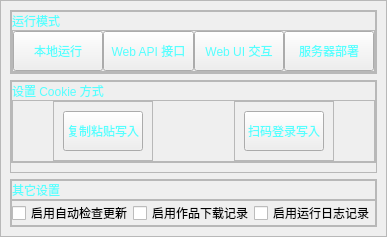
                     <widget class="QWidget" name="page_run">
                      <layout class="QHBoxLayout" name="horizontalLayout_8">
                       <property name="spacing">
                        <number>0</number>
                       </property>
                       <property name="leftMargin">
                        <number>0</number>
                       </property>
                       <property name="topMargin">
                        <number>0</number>
                       </property>
                       <property name="rightMargin">
                        <number>0</number>
                       </property>
                       <property name="bottomMargin">
                        <number>0</number>
                       </property>
                       <item>
                        <widget class="QFrame" name="frame_run_content">
                         <property name="frameShape">
                          <enum>QFrame::StyledPanel</enum>
                         </property>
                         <property name="frameShadow">
                          <enum>QFrame::Raised</enum>
                         </property>
                         <layout class="QVBoxLayout" name="verticalLayout">
                          <item>
                           <widget class="QFrame" name="frame_4">
                            <property name="frameShape">
                             <enum>QFrame::StyledPanel</enum>
                            </property>
                            <property name="frameShadow">
                             <enum>QFrame::Raised</enum>
                            </property>
                            <layout class="QVBoxLayout" name="verticalLayout_14">
                             <property name="spacing">
                              <number>0</number>
                             </property>
                             <property name="leftMargin">
                              <number>0</number>
                             </property>
                             <property name="topMargin">
                              <number>0</number>
                             </property>
                             <property name="rightMargin">
                              <number>0</number>
                             </property>
                             <property name="bottomMargin">
                              <number>0</number>
                             </property>
                             <item>
                              <widget class="QFrame" name="frame_9">
                               <property name="styleSheet">
                                <string notr="true">font: 700 18pt &quot;Microsoft YaHei UI&quot;;
color: rgb(85, 255, 255);</string>
                               </property>
                               <property name="frameShape">
                                <enum>QFrame::StyledPanel</enum>
                               </property>
                               <property name="frameShadow">
                                <enum>QFrame::Raised</enum>
                               </property>
                               <layout class="QGridLayout" name="gridLayout_2">
                                <property name="leftMargin">
                                 <number>0</number>
                                </property>
                                <property name="topMargin">
                                 <number>0</number>
                                </property>
                                <property name="rightMargin">
                                 <number>0</number>
                                </property>
                                <property name="bottomMargin">
                                 <number>0</number>
                                </property>
                                <property name="spacing">
                                 <number>0</number>
                                </property>
                                <item row="0" column="0">
                                 <widget class="QLabel" name="label_2">
                                  <property name="text">
                                   <string>运行模式</string>
                                  </property>
                                 </widget>
                                </item>
                                <item row="1" column="0">
                                 <widget class="QFrame" name="frame_10">
                                  <property name="styleSheet">
                                   <string notr="true">font: 700 14pt &quot;Microsoft YaHei UI&quot;;</string>
                                  </property>
                                  <property name="frameShape">
                                   <enum>QFrame::StyledPanel</enum>
                                  </property>
                                  <property name="frameShadow">
                                   <enum>QFrame::Raised</enum>
                                  </property>
                                  <layout class="QHBoxLayout" name="horizontalLayout_12">
                                   <property name="spacing">
                                    <number>0</number>
                                   </property>
                                   <property name="leftMargin">
                                    <number>0</number>
                                   </property>
                                   <property name="topMargin">
                                    <number>0</number>
                                   </property>
                                   <property name="rightMargin">
                                    <number>0</number>
                                   </property>
                                   <property name="bottomMargin">
                                    <number>0</number>
                                   </property>
                                   <item>
                                    <widget class="QPushButton" name="btn_run_local">
                                     <property name="minimumSize">
                                      <size>
                                       <width>0</width>
                                       <height>40</height>
                                      </size>
                                     </property>
                                     <property name="maximumSize">
                                      <size>
                                       <width>110</width>
                                       <height>16777215</height>
                                      </size>
                                     </property>
                                     <property name="cursor">
                                      <cursorShape>PointingHandCursor</cursorShape>
                                     </property>
                                     <property name="text">
                                      <string>本地运行</string>
                                     </property>
                                     <property name="icon">
                                      <iconset resource="resources.qrc">
                                       <normaloff>:/icons/images/icons/cil-location-pin.png</normaloff>:/icons/images/icons/cil-location-pin.png</iconset>
                                     </property>
                                    </widget>
                                   </item>
                                   <item>
                                    <widget class="QPushButton" name="btn_run_api">
                                     <property name="minimumSize">
                                      <size>
                                       <width>0</width>
                                       <height>40</height>
                                      </size>
                                     </property>
                                     <property name="maximumSize">
                                      <size>
                                       <width>160</width>
                                       <height>16777215</height>
                                      </size>
                                     </property>
                                     <property name="cursor">
                                      <cursorShape>PointingHandCursor</cursorShape>
                                     </property>
                                     <property name="text">
                                      <string>Web API 接口</string>
                                     </property>
                                     <property name="icon">
                                      <iconset resource="resources.qrc">
                                       <normaloff>:/icons/images/icons/cil-cloudy.png</normaloff>:/icons/images/icons/cil-cloudy.png</iconset>
                                     </property>
                                    </widget>
                                   </item>
                                   <item>
                                    <widget class="QPushButton" name="btn_run_web_ui">
                                     <property name="minimumSize">
                                      <size>
                                       <width>0</width>
                                       <height>40</height>
                                      </size>
                                     </property>
                                     <property name="maximumSize">
                                      <size>
                                       <width>150</width>
                                       <height>16777215</height>
                                      </size>
                                     </property>
                                     <property name="cursor">
                                      <cursorShape>PointingHandCursor</cursorShape>
                                     </property>
                                     <property name="text">
                                      <string>Web UI 交互</string>
                                     </property>
                                     <property name="icon">
                                      <iconset resource="resources.qrc">
                                       <normaloff>:/icons/images/icons/cil-cloud-upload.png</normaloff>:/icons/images/icons/cil-cloud-upload.png</iconset>
                                     </property>
                                    </widget>
                                   </item>
                                   <item>
                                    <widget class="QPushButton" name="btn_run_server_deploy">
                                     <property name="minimumSize">
                                      <size>
                                       <width>0</width>
                                       <height>40</height>
                                      </size>
                                     </property>
                                     <property name="maximumSize">
                                      <size>
                                       <width>125</width>
                                       <height>16777215</height>
                                      </size>
                                     </property>
                                     <property name="cursor">
                                      <cursorShape>PointingHandCursor</cursorShape>
                                     </property>
                                     <property name="text">
                                      <string>服务器部署</string>
                                     </property>
                                     <property name="icon">
                                      <iconset resource="resources.qrc">
                                       <normaloff>:/icons/images/icons/cil-terminal.png</normaloff>:/icons/images/icons/cil-terminal.png</iconset>
                                     </property>
                                    </widget>
                                   </item>
                                  </layout>
                                 </widget>
                                </item>
                               </layout>
                              </widget>
                             </item>
                            </layout>
                           </widget>
                          </item>
                          <item>
                           <widget class="QFrame" name="frame_6">
                            <property name="frameShape">
                             <enum>QFrame::StyledPanel</enum>
                            </property>
                            <property name="frameShadow">
                             <enum>QFrame::Raised</enum>
                            </property>
                            <layout class="QVBoxLayout" name="verticalLayout_13">
                             <property name="spacing">
                              <number>0</number>
                             </property>
                             <property name="leftMargin">
                              <number>0</number>
                             </property>
                             <property name="topMargin">
                              <number>0</number>
                             </property>
                             <property name="rightMargin">
                              <number>0</number>
                             </property>
                             <item>
                              <widget class="QFrame" name="frame_13">
                               <property name="styleSheet">
                                <string notr="true">font: 700 18pt &quot;Microsoft YaHei UI&quot;;
color: rgb(85, 255, 255);</string>
                               </property>
                               <property name="frameShape">
                                <enum>QFrame::StyledPanel</enum>
                               </property>
                               <property name="frameShadow">
                                <enum>QFrame::Raised</enum>
                               </property>
                               <layout class="QGridLayout" name="gridLayout_3">
                                <property name="leftMargin">
                                 <number>0</number>
                                </property>
                                <property name="topMargin">
                                 <number>0</number>
                                </property>
                                <property name="rightMargin">
                                 <number>0</number>
                                </property>
                                <property name="bottomMargin">
                                 <number>0</number>
                                </property>
                                <property name="spacing">
                                 <number>0</number>
                                </property>
                                <item row="0" column="0">
                                 <widget class="QLabel" name="label_3">
                                  <property name="text">
                                   <string>设置 Cookie 方式</string>
                                  </property>
                                 </widget>
                                </item>
                                <item row="1" column="0">
                                 <widget class="QFrame" name="frame_12">
                                  <property name="frameShape">
                                   <enum>QFrame::StyledPanel</enum>
                                  </property>
                                  <property name="frameShadow">
                                   <enum>QFrame::Raised</enum>
                                  </property>
                                  <layout class="QHBoxLayout" name="horizontalLayout_13">
                                   <property name="spacing">
                                    <number>0</number>
                                   </property>
                                   <property name="leftMargin">
                                    <number>0</number>
                                   </property>
                                   <property name="topMargin">
                                    <number>0</number>
                                   </property>
                                   <property name="rightMargin">
                                    <number>0</number>
                                   </property>
                                   <property name="bottomMargin">
                                    <number>0</number>
                                   </property>
                                   <item alignment="Qt::AlignHCenter">
                                    <widget class="QFrame" name="frame_14">
                                     <property name="frameShape">
                                      <enum>QFrame::StyledPanel</enum>
                                     </property>
                                     <property name="frameShadow">
                                      <enum>QFrame::Raised</enum>
                                     </property>
                                     <layout class="QGridLayout" name="gridLayout_4">
                                      <item row="0" column="0">
                                       <widget class="QPushButton" name="btn_paste_set_cookie">
                                        <property name="minimumSize">
                                         <size>
                                          <width>0</width>
                                          <height>40</height>
                                         </size>
                                        </property>
                                        <property name="cursor">
                                         <cursorShape>PointingHandCursor</cursorShape>
                                        </property>
                                        <property name="text">
                                         <string>复制粘贴写入</string>
                                        </property>
                                        <property name="icon">
                                         <iconset resource="resources.qrc">
                                          <normaloff>:/icons/images/icons/cil-pencil.png</normaloff>:/icons/images/icons/cil-pencil.png</iconset>
                                        </property>
                                       </widget>
                                      </item>
                                     </layout>
                                    </widget>
                                   </item>
                                   <item alignment="Qt::AlignHCenter">
                                    <widget class="QFrame" name="frame_15">
                                     <property name="frameShape">
                                      <enum>QFrame::StyledPanel</enum>
                                     </property>
                                     <property name="frameShadow">
                                      <enum>QFrame::Raised</enum>
                                     </property>
                                     <layout class="QGridLayout" name="gridLayout_5">
                                      <item row="0" column="0">
                                       <widget class="QPushButton" name="btn_scan_set_cookie">
                                        <property name="minimumSize">
                                         <size>
                                          <width>0</width>
                                          <height>40</height>
                                         </size>
                                        </property>
                                        <property name="cursor">
                                         <cursorShape>PointingHandCursor</cursorShape>
                                        </property>
                                        <property name="text">
                                         <string>扫码登录写入</string>
                                        </property>
                                        <property name="icon">
                                         <iconset resource="resources.qrc">
                                          <normaloff>:/icons/images/icons/cil-camera.png</normaloff>:/icons/images/icons/cil-camera.png</iconset>
                                        </property>
                                       </widget>
                                      </item>
                                     </layout>
                                    </widget>
                                   </item>
                                  </layout>
                                 </widget>
                                </item>
                               </layout>
                              </widget>
                             </item>
                            </layout>
                           </widget>
                          </item>
                          <item>
                           <widget class="QFrame" name="frame_5">
                            <property name="frameShape">
                             <enum>QFrame::StyledPanel</enum>
                            </property>
                            <property name="frameShadow">
                             <enum>QFrame::Raised</enum>
                            </property>
                            <layout class="QVBoxLayout" name="verticalLayout_11">
                             <property name="spacing">
                              <number>0</number>
                             </property>
                             <property name="leftMargin">
                              <number>0</number>
                             </property>
                             <property name="topMargin">
                              <number>0</number>
                             </property>
                             <property name="rightMargin">
                              <number>0</number>
                             </property>
                             <property name="bottomMargin">
                              <number>0</number>
                             </property>
                             <item>
                              <widget class="QFrame" name="frame_7">
                               <property name="styleSheet">
                                <string notr="true">font: 700 18pt &quot;Microsoft YaHei UI&quot;;
color: rgb(85, 255, 255);</string>
                               </property>
                               <property name="frameShape">
                                <enum>QFrame::StyledPanel</enum>
                               </property>
                               <property name="frameShadow">
                                <enum>QFrame::Raised</enum>
                               </property>
                               <layout class="QGridLayout" name="gridLayout">
                                <property name="leftMargin">
                                 <number>0</number>
                                </property>
                                <property name="topMargin">
                                 <number>0</number>
                                </property>
                                <property name="rightMargin">
                                 <number>0</number>
                                </property>
                                <property name="bottomMargin">
                                 <number>0</number>
                                </property>
                                <property name="spacing">
                                 <number>0</number>
                                </property>
                                <item row="0" column="0">
                                 <widget class="QLabel" name="label">
                                  <property name="text">
                                   <string>其它设置</string>
                                  </property>
                                 </widget>
                                </item>
                               </layout>
                              </widget>
                             </item>
                             <item alignment="Qt::AlignTop">
                              <widget class="QFrame" name="frame_8">
                               <property name="cursor">
                                <cursorShape>PointingHandCursor</cursorShape>
                               </property>
                               <property name="styleSheet">
                                <string notr="true">font: 700 14pt &quot;Microsoft YaHei UI&quot;;</string>
                               </property>
                               <property name="frameShape">
                                <enum>QFrame::StyledPanel</enum>
                               </property>
                               <property name="frameShadow">
                                <enum>QFrame::Raised</enum>
                               </property>
                               <layout class="QHBoxLayout" name="horizontalLayout_7">
                                <property name="spacing">
                                 <number>0</number>
                                </property>
                                <property name="leftMargin">
                                 <number>0</number>
                                </property>
                                <property name="topMargin">
                                 <number>0</number>
                                </property>
                                <property name="rightMargin">
                                 <number>0</number>
                                </property>
                                <property name="bottomMargin">
                                 <number>0</number>
                                </property>
                                <item alignment="Qt::AlignHCenter">
                                 <widget class="QCheckBox" name="check_box_check_update">
                                  <property name="text">
                                   <string>启用自动检查更新</string>
                                  </property>
                                 </widget>
                                </item>
                                <item alignment="Qt::AlignHCenter">
                                 <widget class="QCheckBox" name="check_box_display_record">
                                  <property name="text">
                                   <string>启用作品下载记录</string>
                                  </property>
                                 </widget>
                                </item>
                                <item alignment="Qt::AlignHCenter">
                                 <widget class="QCheckBox" name="check_box_discard_log">
                                  <property name="text">
                                   <string>启用运行日志记录</string>
                                  </property>
                                 </widget>
                                </item>
                               </layout>
                              </widget>
                             </item>
                            </layout>
                           </widget>
                          </item>
                         </layout>
                        </widget>
                       </item>
                      </layout>
                     </widget>
